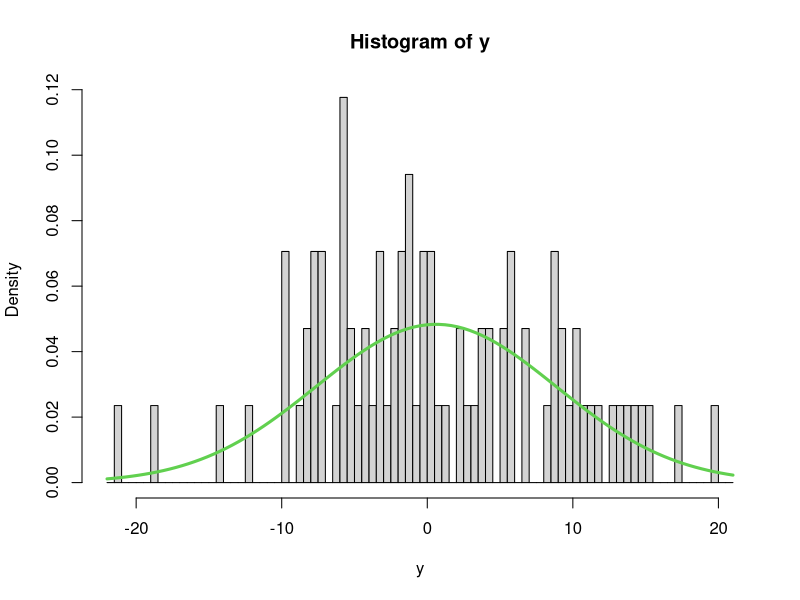
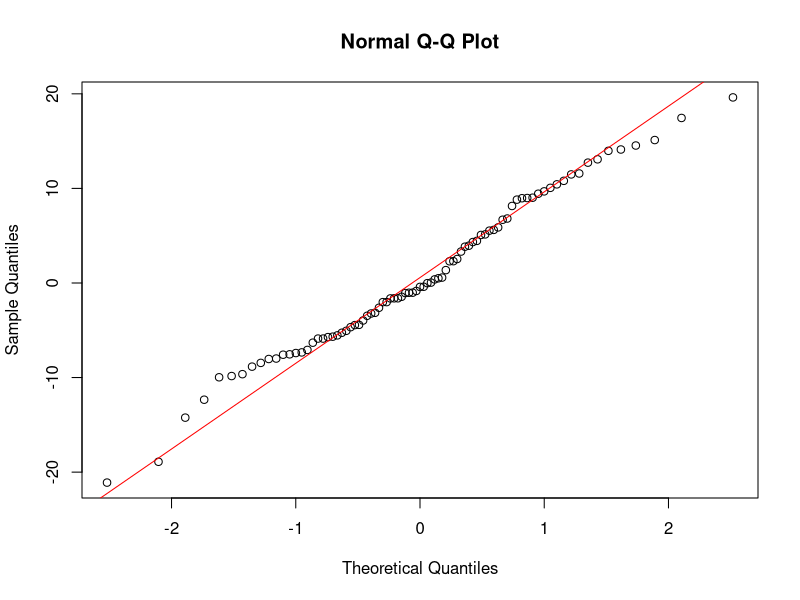
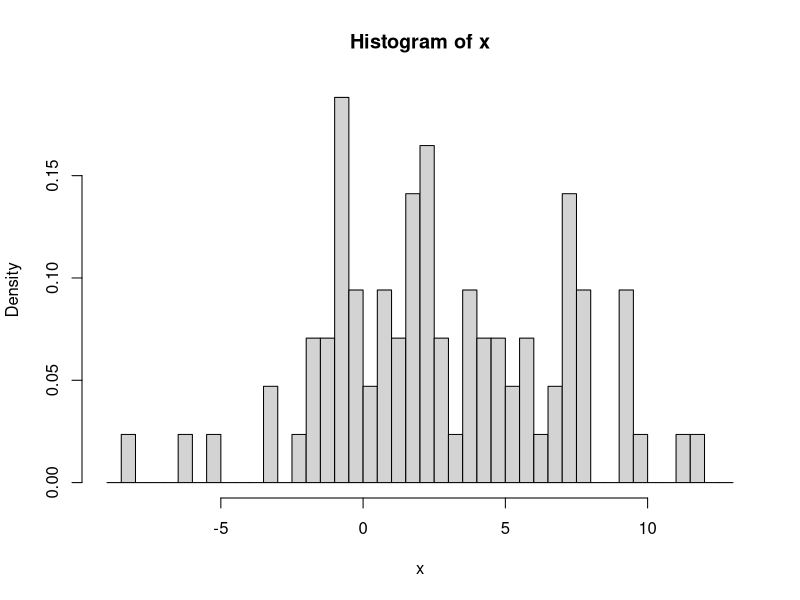

Reproduce these figures in R, in order. (Note: this script raises an error after producing the figures.)
# Генерируем исходные данные
n <- 15 + 70
e <- rnorm(n, 0, 1)
x <- rnorm(n, 3, 4)
y <- -5 + 2 * x + e
# Тестируем
t.test(y)
cor.test(x, y)
t.test(scale(x)*scale(y))
t.test(x, y, paired = TRUE, var.equal = FALSE)
t.test(x, y, paired = FALSE, var.equal = FALSE)
psych::describe(x)
psych::describe(y)
t.test(scale(y)^3)
t.test(scale(y)^4 - 3)
# Строим гистограмму и график
hist(y, breaks = seq(round(min(y)) - 1, round(max(y)) + 1, 0.5), freq = FALSE)
curve(dnorm(x, mean(y), sd(y)), add = TRUE,
 col = 3, lwd = 3)
qqnorm(y)
qqline(y, col = "red")
shapiro.test(y)
# Доп
hist(x, breaks = seq(round(min(x)) - 1, round(max(x)) + 1, 0.5), freq = FALSE)
curve(dnorm(y, mean(x), sd(x)), add = TRUE,
 col = 3, lwd = 3)
qqnorm(x)
qqline(x, col = "red")
shapiro.test(x)
